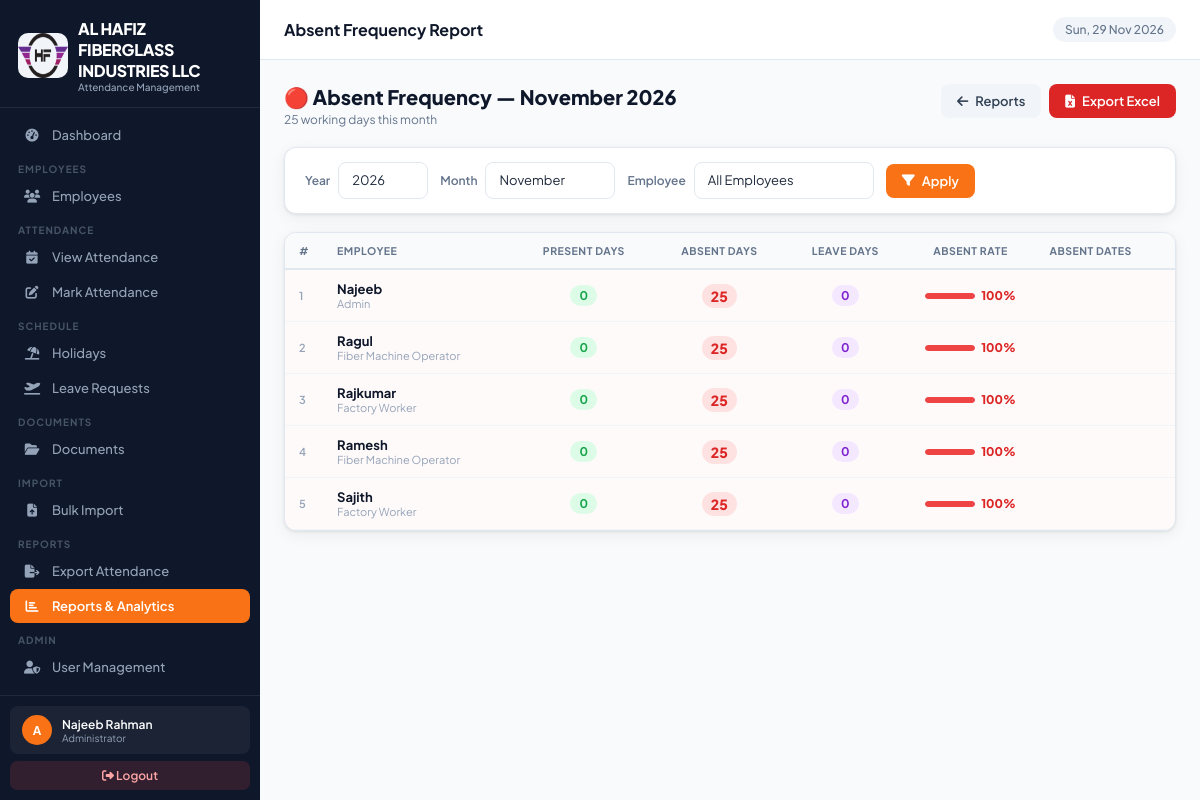
The page /reports/absent/ (signed in) on the database its author committed.
### attendance_app/models.py (models this page shows, shortened)
class CompanySettings(models.Model):
    company_name    = models.CharField(max_length=200, default='Your Company Name')
    company_address = models.TextField(default='Your Address, Dubai, UAE')
    company_phone   = models.CharField(max_length=50, blank=True, default='')
    company_email   = models.EmailField(blank=True, default='')
    company_website = models.URLField(blank=True, default='')
    company_trn     = models.CharField(max_length=50, blank=True, default='', verbose_name='TRN / Tax No.')
    logo            = models.ImageField(upload_to='company/', blank=True, null=True)
    default_in_time  = models.TimeField(default=datetime.time(7, 0))
    default_out_time = models.TimeField(default=datetime.time(17, 0))
    work_days        = models.CharField(
        max_length=20, default='Mon-Sat',
        help_text='e.g. Mon-Sat, Mon-Fri'
    )
    weekend_day      = models.CharField(
        max_length=20, default='Sunday',
        choices=[('Sunday','Sunday'),('Friday','Friday'),('Saturday','Saturday'),('Friday-Saturday','Fri & Sat')],
    )
    timezone_name    = models.CharField(max_length=60, default='Asia/Dubai')
    date_format      = models.CharField(
        max_length=20, default='d-m-Y',
        choices=[('d-m-Y','DD-MM-YYYY'),('m/d/Y','MM/DD/YYYY'),('Y-m-d','YYYY-MM-DD')],
    )
    updated_at       = models.DateTimeField(auto_now=True)
    class Meta:
        verbose_name = 'Company Settings'
    @classmethod
    def get_settings(cls):
        obj, _ = cls.objects.get_or_create(pk=1)
        return obj

class Employee(models.Model):
    TYPE_CHOICES = [('permanent', 'Permanent'), ('temporary', 'Temporary')]
    STATUS_CHOICES = [('active', 'Active'), ('disabled', 'Disabled')]
    name = models.CharField(max_length=200)
    emirates_id = models.CharField(max_length=50, blank=True, null=True)
    mobile = models.CharField(max_length=20, blank=True, null=True)
    dob = models.DateField(blank=True, null=True)
    joining_date = models.DateField(blank=True, null=True)
    job_title = models.CharField(max_length=100, blank=True, null=True)
    country = models.CharField(max_length=100, blank=True, null=True)
    address = models.TextField(blank=True, null=True)
    description = models.TextField(blank=True, null=True)
    emp_type = models.CharField(max_length=20, choices=TYPE_CHOICES, default='permanent')
    status = models.CharField(max_length=20, choices=STATUS_CHOICES, default='active')
    photo = models.ImageField(upload_to='employee_photos/', blank=True, null=True)
    portal_user = models.OneToOneField('auth.User', on_delete=models.SET_NULL, null=True, blank=True, related_name='employee_profile')
    created_at = models.DateTimeField(auto_now_add=True)
    updated_at = models.DateTimeField(auto_now=True)
    class Meta:
        ordering = ['name']

### attendance_app/views.py (the view)
# urls.py: path('reports/absent/', views.report_absent, name='report_absent'),
@login_required
def report_absent(request):
    if not has_perm(request.user, 'export_view'):
        messages.error(request, 'Access denied.')
        return redirect('dashboard')
    today = timezone.localdate()
    year, month, emp_id, date_from, date_to = _get_report_filters(request)
    employees = Employee.objects.filter(status='active').order_by('name')
    if emp_id:
        employees = employees.filter(pk=emp_id)
    holidays = {h.date for h in Holiday.objects.filter(date__gte=date_from, date__lte=date_to)}
    working_days = sum(
        1 for d in (date_from + datetime.timedelta(i) for i in range((date_to-date_from).days+1))
        if d not in holidays and d.weekday() != 6
    )
    att_map = {}
    for att in Attendance.objects.filter(date__gte=date_from, date__lte=date_to).select_related('employee'):
        att_map.setdefault(att.employee_id, []).append(att)
    rows = []
    for emp in employees:
        atts   = att_map.get(emp.pk, [])
        absent = sum(1 for a in atts if a.status == 'absent')
        leave  = sum(1 for a in atts if a.status == 'leave')
        present= sum(1 for a in atts if a.status in ('present','half_day'))
        unmarked = max(0, working_days - len(atts))
        total_absent = absent + unmarked
        absent_dates = [a.date for a in atts if a.status=='absent']
        rows.append({
            'employee': emp,
            'absent': total_absent,
            'leave': leave,
            'present': present,
            'working_days': working_days,
            'absent_rate': round(total_absent/working_days*100) if working_days else 0,
            'absent_dates': sorted(absent_dates),
        })
    rows.sort(key=lambda x: -x['absent'])
    return render(request, 'attendance_app/report_absent.html', {
        'rows': rows, 'year': year, 'month': month,
        'month_name': date_from.strftime('%B %Y'),
        'working_days': working_days,
        'employees': Employee.objects.filter(status='active').order_by('name'),
        'selected_emp': emp_id,
        'months': [(i, datetime.date(2000,i,1).strftime('%B')) for i in range(1,13)],
        'years':  range(2020, today.year+2),
    })

### attendance_app/templates/attendance_app/report_absent.html (shortened to what this page needs)
{% extends 'attendance_app/base.html' %}
{% block page_title %}Absent Frequency Report{% endblock %}
{% block content %}
<div class="page-header">
  <div>
    <div class="page-header-title">🔴 Absent Frequency — {{ month_name }}</div>
    <div class="page-header-sub">{{ working_days }} working days this month</div>
  </div>
  <div style="display:flex;gap:8px">
    <a href="{% url 'reports' %}" class="btn btn-secondary"><i class="fas fa-arrow-left"></i> Reports</a>
    <a href="{% url 'report_absent_export' %}?year={{ year }}&month={{ month }}&employee={{ selected_emp }}" class="btn btn-primary" style="background:#dc2626;border-color:#dc2626">
      <i class="fas fa-file-excel"></i> Export Excel
    </a>
  </div>
</div>
<div class="card" style="margin-bottom:18px">
  <div class="card-body" style="padding:14px 20px">
    <form method="get" style="display:flex;gap:12px;align-items:center;flex-wrap:wrap">
      <div style="display:flex;align-items:center;gap:8px">
        <label style="font-size:12px;font-weight:600;color:var(--slate-500)">Year</label>
        <select name="year" class="form-control" style="width:90px;font-size:13px">
          {% for y in years %}<option value="{{ y }}" {% if y == year %}selected{% endif %}>{{ y }}</option>{% endfor %}
        </select>
      </div>
      <div style="display:flex;align-items:center;gap:8px">
        <label style="font-size:12px;font-weight:600;color:var(--slate-500)">Month</label>
        <select name="month" class="form-control" style="width:130px;font-size:13px">
          {% for mn, ml in months %}<option value="{{ mn }}" {% if mn == month %}selected{% endif %}>{{ ml }}</option>{% endfor %}
        </select>
      </div>
      <div style="display:flex;align-items:center;gap:8px">
        <label style="font-size:12px;font-weight:600;color:var(--slate-500)">Employee</label>
        <select name="employee" class="form-control" style="width:180px;font-size:13px">
          <option value="">All Employees</option>
        </select>
      </div>
      <button type="submit" class="btn btn-primary" style="font-size:13px"><i class="fas fa-filter"></i> Apply</button>
    </form>
  </div>
</div>
<div class="card">
  <div class="table-wrap">
    <table class="data-table">
      <thead>
        <tr>
          <th style="width:36px">#</th>
          <th>Employee</th>
          <th style="text-align:center">Present Days</th>
          <th style="text-align:center">Absent Days</th>
          <th style="text-align:center">Leave Days</th>
          <th style="text-align:center;width:130px">Absent Rate</th>
          <th>Absent Dates</th>
        </tr>
      </thead>
      <tbody>
        {% for row in rows %}
        <tr style="{% if row.absent_rate >= 30 %}background:rgba(254,242,242,.4){% endif %}">
          <td style="font-size:11px;color:var(--slate-400);font-weight:600">{{ forloop.counter }}</td>
          <td>
            <div style="font-weight:700;color:var(--slate-900);font-size:13px">{{ row.employee.name }}</div>
            {% if row.employee.job_title %}<div style="font-size:11px;color:var(--slate-400)">{{ row.employee.job_title }}</div>{% endif %}
          </td>
          <td style="text-align:center"><span class="badge badge-green" style="font-size:12px">{{ row.present }}</span></td>
          <td style="text-align:center">
            <span class="badge badge-red" style="font-size:{% if row.absent >= 5 %}14{% else %}12{% endif %}px;font-weight:800">{{ row.absent }}</span>
          </td>
          <td style="text-align:center"><span class="badge badge-purple" style="font-size:12px">{{ row.leave }}</span></td>
          <td style="text-align:center">
            <div style="display:flex;align-items:center;gap:6px;justify-content:center">
              <div style="flex:1;height:6px;border-radius:3px;background:var(--slate-100);overflow:hidden;max-width:50px">
                <div style="height:100%;border-radius:3px;width:{{ row.absent_rate }}%;background:{% if row.absent_rate >= 30 %}#ef4444{% elif row.absent_rate >= 15 %}#f59e0b{% else %}#22c55e{% endif %}"></div>
              </div>
              <span style="font-size:12px;font-weight:800;color:{% if row.absent_rate >= 30 %}#dc2626{% elif row.absent_rate >= 15 %}#d97706{% else %}#16a34a{% endif %}">{{ row.absent_rate }}%</span>
            </div>
          </td>
          <td style="font-size:11px">
          </td>
        </tr>
        {% endfor %}
      </tbody>
    </table>
  </div>
</div>
{% endblock %}

### attendance_app/templates/attendance_app/base.html (shortened to what this page needs)
{% load static %}
{% load attendance_tags %}
<!DOCTYPE html>
<html lang="en">
<head>
<link rel="stylesheet" href="https://cdnjs.cloudflare.com/ajax/libs/font-awesome/6.5.0/css/all.min.css">
</head>
<body>
<nav class="sidebar" id="sidebar">
  <div class="sidebar-logo">
    <div class="brand">
      <div class="logo-icon"> {% if company.logo %}
<img src="{{ company.logo.url }}" class="logoimg">
{% endif %} </div>
      <div><div class="brand-name">{{ company.company_name }}</div><div class="brand-sub">Attendance Management</div></div>
    </div>
  </div>
  <div class="sidebar-nav">
    {% if 'dashboard_view' in user_perms or is_admin %}
    <a href="{% url 'dashboard' %}" class="nav-item {% if request.resolver_match.url_name == 'dashboard' %}active{% endif %}" onclick="closeSidebar()">
      <span class="nav-icon"><i class="fas fa-gauge-high"></i></span> Dashboard
    </a>
    {% endif %}
    {% if 'employee_view' in user_perms or is_admin %}
    <div class="nav-label">Employees</div>
    <a href="{% url 'employee_list' %}" class="nav-item {% if 'employee' in request.resolver_match.url_name %}active{% endif %}" onclick="closeSidebar()">
      <span class="nav-icon"><i class="fas fa-users"></i></span> Employees
    </a>
    {% endif %}
    {% if 'attendance_view' in user_perms or is_admin %}
    <div class="nav-label">Attendance</div>
    <a href="{% url 'attendance_list' %}" class="nav-item {% if request.resolver_match.url_name == 'attendance_list' %}active{% endif %}" onclick="closeSidebar()">
      <span class="nav-icon"><i class="fas fa-calendar-check"></i></span> View Attendance
    </a>
    {% endif %}
    {% if 'attendance_add' in user_perms or is_admin %}
    <a href="{% url 'attendance_mark' %}" class="nav-item {% if request.resolver_match.url_name == 'attendance_mark' %}active{% endif %}" onclick="closeSidebar()">
      <span class="nav-icon"><i class="fas fa-pen-to-square"></i></span> Mark Attendance
    </a>
    {% endif %}
    {% if 'holiday_view' in user_perms or is_admin %}
    <div class="nav-label">Schedule</div>
    <a href="{% url 'holiday_list' %}" class="nav-item {% if 'holiday' in request.resolver_match.url_name %}active{% endif %}" onclick="closeSidebar()">
      <span class="nav-icon"><i class="fas fa-umbrella-beach"></i></span> Holidays
    </a>
    {% endif %}
    {% if 'leave_view' in user_perms or is_admin %}
    <a href="{% url 'leave_list' %}" class="nav-item {% if 'leave' in request.resolver_match.url_name %}active{% endif %}" onclick="closeSidebar()">
      <span class="nav-icon"><i class="fas fa-plane-departure"></i></span> Leave Requests
    </a>
    {% endif %}
    {% if 'employee_view' in user_perms or is_admin %}
    <div class="nav-label">Documents</div>
    <a href="{% url 'document_list' %}" class="nav-item {% if 'document' in request.resolver_match.url_name or 'doctype' in request.resolver_match.url_name %}active{% endif %}" onclick="closeSidebar()">
      <span class="nav-icon"><i class="fas fa-folder-open"></i></span> Documents
    </a>
    {% endif %}
    {% if is_admin or 'employee_add' in user_perms %}
    <div class="nav-label">Import</div>
    <a href="{% url 'import_hub' %}" class="nav-item {% if 'import' in request.resolver_match.url_name %}active{% endif %}" onclick="closeSidebar()">
      <span class="nav-icon"><i class="fas fa-file-arrow-up"></i></span> Bulk Import
    </a>
    {% endif %}
    {% if 'export_view' in user_perms or is_admin %}
    <div class="nav-label">Reports</div>
    <a href="{% url 'export_attendance' %}" class="nav-item {% if request.resolver_match.url_name == 'export_attendance' %}active{% endif %}" onclick="closeSidebar()">
      <span class="nav-icon"><i class="fas fa-file-export"></i></span> Export Attendance
    </a>
    <a href="{% url 'reports' %}" class="nav-item {% if 'report' in request.resolver_match.url_name %}active{% endif %}" onclick="closeSidebar()">
      <span class="nav-icon"><i class="fas fa-chart-bar"></i></span> Reports & Analytics
    </a>
    {% endif %}
    {% if is_admin or 'user_manage' in user_perms %}
    <div class="nav-label">Admin</div>
    <a href="{% url 'user_list' %}" class="nav-item {% if 'user' in request.resolver_match.url_name %}active{% endif %}" onclick="closeSidebar()">
      <span class="nav-icon"><i class="fas fa-user-shield"></i></span> User Management
    </a>
    {% endif %}
    {% if 'activity_view' in user_perms or is_admin %}
    <a href="{% url 'activity_log' %}" class="nav-item {% if request.resolver_match.url_name == 'activity_log' %}active{% endif %}" onclick="closeSidebar()">
      <span class="nav-icon"></span> Activity Log
    </a>
    {% endif %}
  </div>
  <div class="sidebar-bottom">
    <div class="user-card">
      <div class="user-avatar">{{ request.user.username|first|upper }}</div>
      <div class="user-info">
        <div class="user-name">{{ request.user.get_full_name|default:request.user.username }}</div>
        <div class="user-role">{% if request.user.is_superuser %}Administrator{% else %}Staff{% endif %}</div>
      </div>
    </div>
    <a href="{% url 'logout' %}" class="logout-btn"><i class="fas fa-sign-out-alt"></i> Logout</a>
  </div>
</nav>
<div class="main">
  <div class="topbar">
    <div class="topbar-left">
      <div class="topbar-title">{% block page_title %}Dashboard{% endblock %}</div>
    </div>
    <div class="topbar-right">
      <span class="topbar-date" id="topbar-date"></span>
    </div>
  </div>
  <div class="page-content">
    {% block content %}{% endblock %}
  </div>
</div>
</body>
</html>

### rows shown on the page
CompanySettings: logo (picture), company_name "AL HAFIZ FIBERGLASS INDUSTRIES LLC"
Employee: employee.name "Najeeb", employee.job_title "Admin", present "0", absent "25", leave "0", absent_rate "100"
Employee: employee.name "Ragul", employee.job_title "Fiber Machine Operator", present "0", absent "25", leave "0", absent_rate "100"
Employee: employee.name "Rajkumar", employee.job_title "Factory Worker", present "0", absent "25", leave "0", absent_rate "100"
Employee: employee.name "Ramesh", employee.job_title "Fiber Machine Operator", present "0", absent "25", leave "0", absent_rate "100"
Employee: employee.name "Sajith", employee.job_title "Factory Worker", present "0", absent "25", leave "0", absent_rate "100"

### other values the page prints
{{ request.user.username|first|upper }} "A"
{{ request.user.get_full_name|default:request.user.username }} "Najeeb Rahman"
{{ month_name }} "November 2026"
{{ working_days }} "25"
form field year "2026"
form field month "November"
